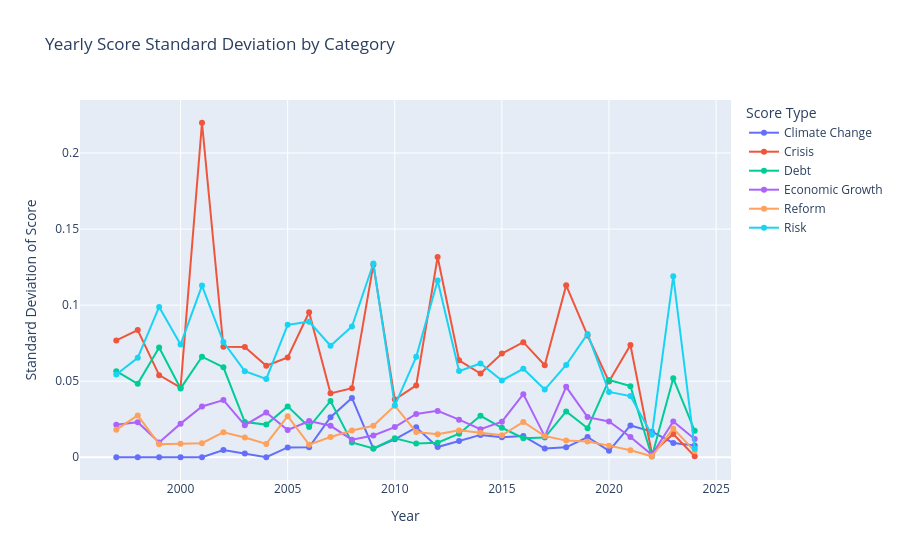

Notebook code cell kept with this figure:
### Code cell
# Extract Year from Date
data_melted["Year"] = pd.to_datetime(data_melted["Date"]).dt.year

# Calculate standard deviation grouped by Year and Score Type
data_std = data_melted.groupby(["Year", "Score Type"], as_index=False)["Score"].std()
data_std.rename(columns={"Score": "Score Std Dev"}, inplace=True)

# Aggregate scores by Year and Score Type (calculate average)
data_grouped = data_melted.groupby(["Year", "Score Type"], as_index=False)["Score"].mean()

# Merge average and standard deviation data
data_combined = pd.merge(data_grouped, data_std, on=["Year", "Score Type"])

# Plot standard deviation
fig_std = px.line(data_combined, x="Year", y="Score Std Dev", color="Score Type", 
                  line_group="Score Type", markers=True,
                  title="Yearly Score Standard Deviation by Category",
                  labels={"Score Std Dev": "Standard Deviation of Score", "Year": "Year"})

fig_std.update_layout(
    xaxis_title="Year",
    yaxis_title="Standard Deviation of Score",
    legend_title="Score Type",
    hovermode="x unified"
)

fig_std.show()

### Figure 1 — Plotly figure (JSON) as saved in the notebook; plotly's stock layout.template omitted (floating-point values rounded to 4 significant figures)
{"data": [{"hovertemplate": "Score Type=Climate Change<br>Year=%{x}<br>Standard Deviation of Score=%{y}<extra></extra>", "legendgroup": "Climate Change", "line": {"color": "#636efa", "dash": "solid"}, "marker": {"symbol": "circle"}, "mode": "lines+markers", "name": "Climate Change", "orientation": "v", "showlegend": true, "type": "scatter", "x": [1997, 1998, 1999, 2000, 2001, 2002, 2003, 2004, 2005, 2006, 2007, 2008, 2009, 2010, 2011, 2012, 2013, 2014, 2015, 2016, 2017, 2018, 2019, 2020, 2021, 2022, 2023, 2024], "xaxis": "x", "y": [0.0, 0.0, 0.0, 0.0, 0.0, 0.004712, 0.00252, 0.0, 0.006442, 0.006509, 0.02634, 0.03901, 0.0057, 0.01183, 0.01964, 0.006703, 0.01071, 0.01468, 0.01319, 0.0139, 0.005694, 0.006502, 0.0133, 0.004224, 0.02092, 0.01683, 0.009428, 0.007664], "yaxis": "y"}, {"hovertemplate": "Score Type=Crisis<br>Year=%{x}<br>Standard Deviation of Score=%{y}<extra></extra>", "legendgroup": "Crisis", "line": {"color": "#EF553B", "dash": "solid"}, "marker": {"symbol": "circle"}, "mode": "lines+markers", "name": "Crisis", "orientation": "v", "showlegend": true, "type": "scatter", "x": [1997, 1998, 1999, 2000, 2001, 2002, 2003, 2004, 2005, 2006, 2007, 2008, 2009, 2010, 2011, 2012, 2013, 2014, 2015, 2016, 2017, 2018, 2019, 2020, 2021, 2022, 2023, 2024], "xaxis": "x", "y": [0.07676, 0.08365, 0.05396, 0.04584, 0.2199, 0.07257, 0.07245, 0.06012, 0.06554, 0.09533, 0.042, 0.04542, 0.1266, 0.03792, 0.0472, 0.1316, 0.06369, 0.05503, 0.06811, 0.07567, 0.06048, 0.113, 0.08001, 0.04973, 0.07375, 0.002641, 0.01532, 0.0005869], "yaxis": "y"}, {"hovertemplate": "Score Type=Debt <br>Year=%{x}<br>Standard Deviation of Score=%{y}<extra></extra>", "legendgroup": "Debt ", "line": {"color": "#00cc96", "dash": "solid"}, "marker": {"symbol": "circle"}, "mode": "lines+markers", "name": "Debt ", "orientation": "v", "showlegend": true, "type": "scatter", "x": [1997, 1998, 1999, 2000, 2001, 2002, 2003, 2004, 2005, 2006, 2007, 2008, 2009, 2010, 2011, 2012, 2013, 2014, 2015, 2016, 2017, 2018, 2019, 2020, 2021, 2022, 2023, 2024], "xaxis": "x", "y": [0.0566, 0.04826, 0.07219, 0.04523, 0.0661, 0.05911, 0.0231, 0.02146, 0.03342, 0.01987, 0.03701, 0.00969, 0.00581, 0.01245, 0.00896, 0.009509, 0.01547, 0.02724, 0.01939, 0.01253, 0.01293, 0.03013, 0.01906, 0.05081, 0.04673, 0.0004854, 0.05185, 0.01738], "yaxis": "y"}, {"hovertemplate": "Score Type=Economic Growth<br>Year=%{x}<br>Standard Deviation of Score=%{y}<extra></extra>", "legendgroup": "Economic Growth", "line": {"color": "#ab63fa", "dash": "solid"}, "marker": {"symbol": "circle"}, "mode": "lines+markers", "name": "Economic Growth", "orientation": "v", "showlegend": true, "type": "scatter", "x": [1997, 1998, 1999, 2000, 2001, 2002, 2003, 2004, 2005, 2006, 2007, 2008, 2009, 2010, 2011, 2012, 2013, 2014, 2015, 2016, 2017, 2018, 2019, 2020, 2021, 2022, 2023, 2024], "xaxis": "x", "y": [0.02137, 0.02307, 0.009724, 0.02209, 0.03338, 0.03761, 0.02108, 0.02936, 0.0179, 0.02376, 0.02068, 0.01153, 0.01432, 0.01984, 0.02845, 0.03048, 0.02469, 0.01843, 0.0234, 0.04146, 0.01375, 0.04629, 0.02638, 0.02351, 0.0133, 0.001689, 0.02357, 0.01195], "yaxis": "y"}, {"hovertemplate": "Score Type=Reform<br>Year=%{x}<br>Standard Deviation of Score=%{y}<extra></extra>", "legendgroup": "Reform", "line": {"color": "#FFA15A", "dash": "solid"}, "marker": {"symbol": "circle"}, "mode": "lines+markers", "name": "Reform", "orientation": "v", "showlegend": true, "type": "scatter", "x": [1997, 1998, 1999, 2000, 2001, 2002, 2003, 2004, 2005, 2006, 2007, 2008, 2009, 2010, 2011, 2012, 2013, 2014, 2015, 2016, 2017, 2018, 2019, 2020, 2021, 2022, 2023, 2024], "xaxis": "x", "y": [0.01813, 0.02751, 0.00861, 0.008938, 0.009199, 0.01647, 0.01297, 0.008777, 0.02698, 0.008274, 0.01332, 0.01755, 0.02071, 0.03395, 0.01654, 0.01511, 0.01766, 0.01603, 0.01443, 0.02325, 0.01391, 0.01094, 0.01029, 0.00764, 0.004569, 0.0006213, 0.01886, 0.004056], "yaxis": "y"}, {"hovertemplate": "Score Type=Risk<br>Year=%{x}<br>Standard Deviation of Score=%{y}<extra></extra>", "legendgroup": "Risk", "line": {"color": "#19d3f3", "dash": "solid"}, "marker": {"symbol": "circle"}, "mode": "lines+markers", "name": "Risk", "orientation": "v", "showlegend": true, "type": "scatter", "x": [1997, 1998, 1999, 2000, 2001, 2002, 2003, 2004, 2005, 2006, 2007, 2008, 2009, 2010, 2011, 2012, 2013, 2014, 2015, 2016, 2017, 2018, 2019, 2020, 2021, 2022, 2023, 2024], "xaxis": "x", "y": [0.05439, 0.06537, 0.09878, 0.07406, 0.1128, 0.07573, 0.05657, 0.05148, 0.08701, 0.08913, 0.07328, 0.08597, 0.1273, 0.03395, 0.06603, 0.1162, 0.05663, 0.06165, 0.05047, 0.05816, 0.04449, 0.06066, 0.08106, 0.04295, 0.04023, 0.01478, 0.119, 0.005696], "yaxis": "y"}], "layout": {"hovermode": "x unified", "legend": {"title": {"text": "Score Type"}, "tracegroupgap": 0}, "title": {"text": "Yearly Score Standard Deviation by Category"}, "xaxis": {"anchor": "y", "domain": [0, 1], "title": {"text": "Year"}}, "yaxis": {"anchor": "x", "domain": [0, 1], "title": {"text": "Standard Deviation of Score"}}}}
